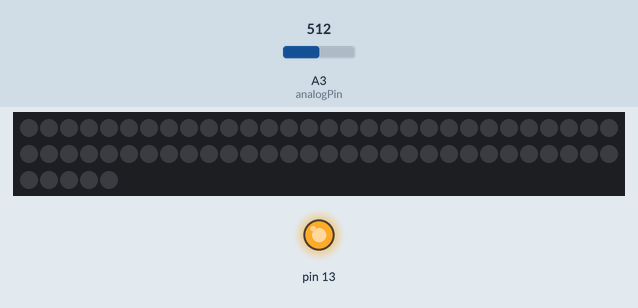
Bench run of a sketch on a simulated Arduino Nano, built with avr-gcc and run on an emulated ATmega328P. Parts: 65 RGB LEDs in strip order, left to right, continuing on the next row, output pins drawn as LEDs (lit = HIGH). Inputs (shaded band) come from the test bench; at power-on: A3 (analogPin) = 512. Dim RGB values are drawn brighter than linear; random numbers use the default seed unless the sketch sets one.

Above: at 1.2 s.
1.3 s: A3 (analogPin) set to 411
2.8 s: A3 (analogPin) set to 385
At 4.0 s:
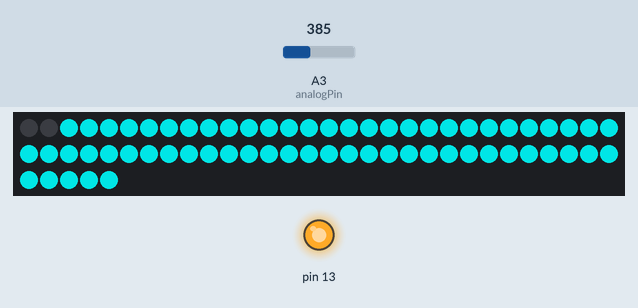
4.3 s: A3 (analogPin) set to 410
At 4.9 s:
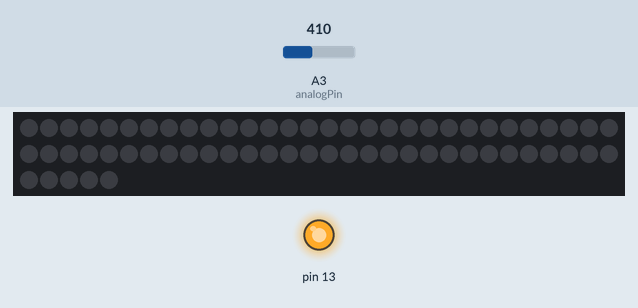
5.8 s: A3 (analogPin) set to 390
At 6.4 s:
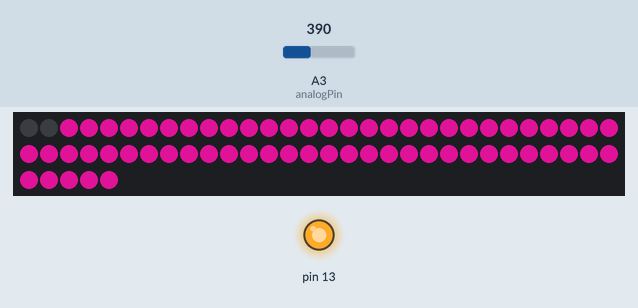
7.3 s: A3 (analogPin) set to 511
At 8.0 s:
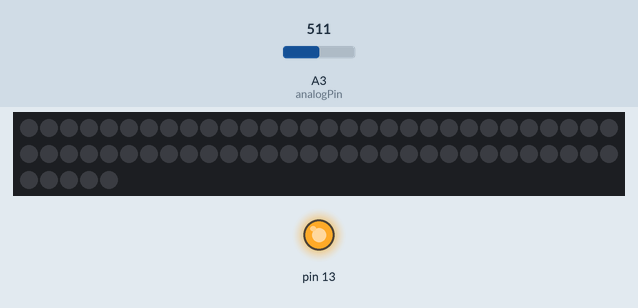
Timing chart, 0 to 9.8 s (numbered marks = the images above; inputs shaded):
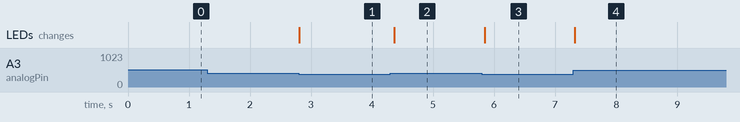

The sketch:

Color_Change_Test.ino
```cpp
#include <FastLED.h>

#define NUM_LEDS 65
#define LED_PIN A1

int analogPin = A3;
int powerPin = A7;
int val = 0;
boolean wasOnLast = false;
int R = 0;
int G = 0;
int B = 0;

CRGB led[NUM_LEDS];
void setup() {
  // put your setup code here, to run once:
  pinMode(13, OUTPUT);
  pinMode(analogPin, INPUT);
  digitalWrite(13, HIGH);
  pinMode(powerPin, OUTPUT);
  digitalWrite(powerPin, HIGH);

  FastLED.addLeds<NEOPIXEL, LED_PIN>(led, NUM_LEDS);
  //just initializing
  for(int i = 2;i<NUM_LEDS;i++) {
    led[i] = CRGB(0,255,255);
  }
  FastLED.setBrightness(0);
  FastLED.show();

}

void loop() {


  if(testPressure()) {
    FastLED.setBrightness(175);
    wasOnLast = true;
    }
  else {
    FastLED.setBrightness(0);
    if(wasOnLast) {
      int R = random(255);
      int G = random(255);
      int B = random(255);
      for(int i = 2;i<NUM_LEDS;i++) {
        led[i] = CRGB(R,G,B);
      }
    }
    wasOnLast = false;
  }
   FastLED.show();
  delay(75);
}

boolean testPressure() {
  val = analogRead(analogPin);
  if(val<400) {
    return(true);
  }
  else {
    return(false);
  }
}
```

Measured:
- the behaviour switches between 400 and 399 on A3 (analogPin) (found by bisection; images 0 and 1)
- after the input at 1.3 s, every drawn part: stays the same
- after the input at 2.8 s, the LEDs: change at once (image 1)
- after the input at 4.3 s, the LEDs: change after 0.07 s (image 2)
- after the input at 5.8 s, the LEDs: change after 0.05 s (image 3)
- after the input at 7.3 s, the LEDs: change at once (image 4)
